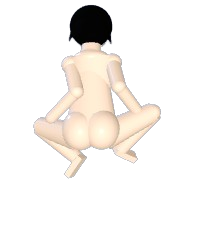
#> input picture assets/n/player_jump_right.png, 200 x 250 px, found by its file name
$ python update_jump_left.py
#> lines starting #> are read from the running program, lines starting #| are printed output that depends on the picture
from pathlib import Path

try:
    from PIL import Image
except ImportError:
    import subprocess
    import sys

    subprocess.check_call([sys.executable, "-m", "pip", "install", "pillow", "-q"])
    from PIL import Image

assets = Path(r"c:\Users\McKinley Alex\Documents\GitHub\Java-Platformer\assets")
src = assets / "player_jump_right.png"
dst = assets / "player_jump_left.png"
img = Image.open(src)
#> img is the input picture: PIL image 200x250 RGBA; mean R, G, B, A 41.7, 38.3, 34.7, 50.1
img.transpose(Image.FLIP_LEFT_RIGHT).save(dst)
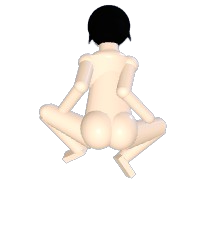
#> saved as player_jump_left.png: PIL image 200x250 RGBA; mean R, G, B, A 41.7, 38.3, 34.7, 50.1; transparent parts drawn white
print("Updated player_jump_left to a flipped copy of player_jump_right.")

$ run again, with assets/n/player_fight_left1.png copied over assets/n/player_jump_right.png
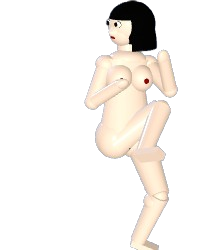
#> input picture assets/n/player_fight_left1.png, 200 x 250 px, found by its file name
#> img is the input picture: PIL image 200x250 RGBA; mean R, G, B, A 49.6, 45.8, 41.6, 58.8
#> `img.transpose(Image.FLIP_LEFT_RIGHT).save(dst)`:
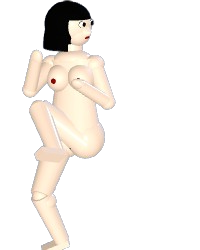
#> saved as player_jump_left.png: PIL image 200x250 RGBA; mean R, G, B, A 49.6, 45.8, 41.6, 58.8; transparent parts drawn white
